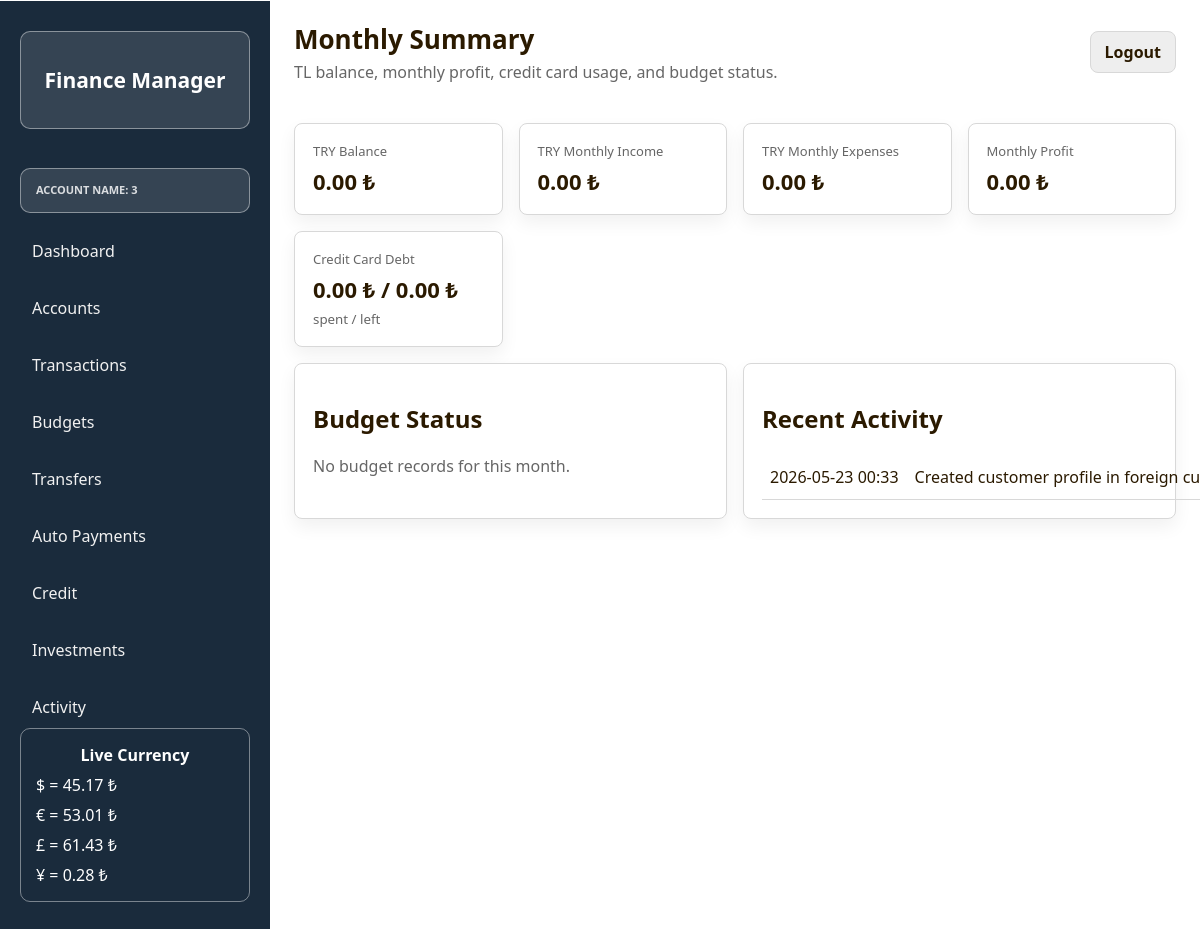
The app's page /dashboard (signed in) with its own data.
### tables this page shows
CREATE TABLE accounts (
        id INTEGER PRIMARY KEY AUTOINCREMENT,
        user_id INTEGER NOT NULL,
        name TEXT NOT NULL,
        type TEXT NOT NULL,
        balance REAL NOT NULL DEFAULT 0,
        currency TEXT NOT NULL DEFAULT 'TRY',
        credit_limit REAL NOT NULL DEFAULT 0,
        used_credit REAL NOT NULL DEFAULT 0,
        FOREIGN KEY (user_id) REFERENCES users(id)
    );

CREATE TABLE activities (
        id INTEGER PRIMARY KEY AUTOINCREMENT,
        user_id INTEGER NOT NULL,
        message TEXT NOT NULL,
        created_at TEXT NOT NULL,
        FOREIGN KEY (user_id) REFERENCES users(id)
    );

### routes.py (the view)
    @app.route("/dashboard")
    def dashboard():
        if not require_user():
            return redirect(url_for("signin"))
        month = date.today().strftime("%Y-%m")
        income = query_one("SELECT COALESCE(SUM(amount), 0) total FROM transactions WHERE user_id = ? AND type = 'Income' AND currency = 'TRY' AND substr(transaction_date, 1, 7) = ?", (current_user_id(), month))["total"]
        expenses = query_one("SELECT COALESCE(SUM(amount), 0) total FROM transactions WHERE user_id = ? AND type = 'Expense' AND currency = 'TRY' AND substr(transaction_date, 1, 7) = ?", (current_user_id(), month))["total"]
        balances = query_all("SELECT currency, COALESCE(SUM(balance), 0) total FROM accounts WHERE user_id = ? AND currency = 'TRY' GROUP BY currency ORDER BY currency", (current_user_id(),))
        card_summary = query_one("SELECT COALESCE(SUM(used_credit), 0) used, COALESCE(SUM(credit_limit), 0) limit_total FROM accounts WHERE user_id = ? AND type = 'Credit Card'", (current_user_id(),))
        activities = query_all("SELECT * FROM activities WHERE user_id = ? ORDER BY id DESC LIMIT 6", (current_user_id(),))
        budgets = budget_status(month)
        monthly_profit = float(income) - float(expenses)
        return render_template("dashboard.html", income=income, expenses=expenses, balances=balances, card_summary=card_summary, monthly_profit=monthly_profit, activities=activities, budgets=budgets)

### app.py (called while the page is built)
def create_app():
    app = Flask(__name__, template_folder="templates", static_folder="static")
    app.config["SECRET_KEY"] = SECRET_KEY
    app.jinja_env.filters["money"] = money
    @app.context_processor
    def inject_currency_data():
        if current_user_id():
            return {
                "currency_summary": currency_summary(),
                "exchange_rates": EXCHANGE_RATES,
            }
        return {
            "currency_summary": None,
            "exchange_rates": EXCHANGE_RATES,
        }
    @app.before_request
    def prepare_request():
        init_db()
        if current_user_id():
            process_due_recurring_payments()
    register_routes(app)
    return app

### auth.py (called while the page is built)
def current_user_id():
    return session.get("user_id")

def require_user():
    if not current_user_id():
        flash("Please sign in first.", "warning")
        return False
    return True

### database.py (called while the page is built)
def db():
    conn = sqlite3.connect(DATABASE)
    conn.row_factory = sqlite3.Row
    return conn

def execute(query, params=()):
    with db() as conn:
        cur = conn.execute(query, params)
        conn.commit()
        return cur

def query_all(query, params=()):
    with db() as conn:
        return conn.execute(query, params).fetchall()

def query_one(query, params=()):
    with db() as conn:
        return conn.execute(query, params).fetchone()

def column_exists(table, column):
    return any(row["name"] == column for row in query_all(f"PRAGMA table_info({table})"))

def add_column_if_missing(table, column, definition):
    if not column_exists(table, column):
        execute(f"ALTER TABLE {table} ADD COLUMN {column} {definition}")

### finance.py (called while the page is built)
def convert_currency(amount, from_currency, to_currency):
    amount_in_try = float(amount or 0) * EXCHANGE_RATES[from_currency]
    return amount_in_try / EXCHANGE_RATES[to_currency]

### formatters.py (called while the page is built)
def money(value, currency="TRY"):
    labels = {"TRY": "₺", "USD": "$", "EUR": "€", "GBP": "£", "KWD": "ك", "JPY": "¥"}
    return f"{float(value or 0):,.2f} {labels.get(currency, currency)}"

### Templates/dashboard.html
﻿{% extends "base.html" %}
{% block title %}Monthly Summary{% endblock %}
{% block subtitle %}TL balance, monthly profit, credit card usage, and budget status.{% endblock %}
{% block content %}
<section class="metrics">
  {% for row in balances %}
    <div class="card metric"><span>{{ row.currency }} Balance</span><strong>{{ row.total|money(row.currency) }}</strong></div>
  {% endfor %}
  <div class="card metric"><span>TRY Monthly Income</span><strong>{{ income|money }}</strong></div>
  <div class="card metric"><span>TRY Monthly Expenses</span><strong>{{ expenses|money }}</strong></div>
  <div class="card metric"><span>Monthly Profit</span><strong class="{% if monthly_profit < 0 %}negative{% endif %}">{{ monthly_profit|money }}</strong></div>
  <div class="card metric">
    <span>Credit Card Debt</span>
    <strong>{{ card_summary.used|money }} / {{ card_summary.limit_total|money }}</strong>
    <small>spent / left</small>
  </div>
</section>
<section class="grid two mt">
  <div class="card">
    <h2>Budget Status</h2>
    {% if budgets %}
      {% for budget in budgets %}
        <div class="budget-line">
          <div class="row"><strong>{{ budget.category }}</strong><span>{{ budget.percent }}%</span></div>
          <div class="progress {{ budget.status }}"><span style="width: {{ budget.percent }}%"></span></div>
          <small>{{ budget.spent|money }} spent from {{ budget.limit|money }}</small>
          {% if budget.raw_percent >= 100 %}<div class="budget-warning">Budget exceeded.</div>{% endif %}
        </div>
      {% endfor %}
    {% else %}
      <p class="empty">No budget records for this month.</p>
    {% endif %}
  </div>
  <div class="card">
    <h2>Recent Activity</h2>
    {% if activities %}
      <table><tbody>{% for a in activities %}<tr><td>{{ a.created_at }}</td><td>{{ a.message }}</td></tr>{% endfor %}</tbody></table>
    {% else %}
      <p class="empty">No activity yet.</p>
    {% endif %}
  </div>
</section>
{% endblock %}

### Static/visual.css (style rules this page uses)
* { box-sizing: border-box; }
html { margin: 0; min-height: 100%; background: var(--bg); }
body { margin: 0; min-height: 100vh; background: var(--bg); color: var(--ink); font-family: Segoe UI, system-ui, sans-serif; overscroll-behavior: none; }
.card { background: var(--panel); border: 1px solid var(--line); border-radius: 8px; padding: 18px; box-shadow: 0 8px 18px rgba(0,0,0,.06); }
.mt { margin-top: 16px; }
.grid { display: grid; gap: 16px; }
.two { grid-template-columns: repeat(2, minmax(0,1fr)); }
.metrics { display: grid; grid-template-columns: repeat(auto-fit, minmax(190px,1fr)); gap: 16px; }
.metric { display: grid; gap: 6px; }
.metric span { color: var(--muted); font-size: 13px; }
.metric strong { font-size: 22px; }
table { width: 100%; border-collapse: collapse; }
th, td { border-bottom: 1px solid var(--line); padding: 11px 8px; text-align: left; white-space: nowrap; }
.login-card p, .empty, small { color: var(--muted); }

### records on screen
accounts: currency "TRY", total "0.00 ₺"
activities: created_at "2026-05-23 00:33", message "Created customer profile in foreign…"

### other values on screen
{{ session.get('user_name') }} "3"
{{ exchange_rates.USD|money }} "45.17 ₺"
{{ exchange_rates.EUR|money }} "53.01 ₺"
{{ exchange_rates.GBP|money }} "61.43 ₺"
{{ exchange_rates.JPY|money }} "0.28 ₺"
{{ income|money }} "0.00 ₺"
{{ expenses|money }} "0.00 ₺"
{{ monthly_profit|money }} "0.00 ₺"
{{ card_summary.used|money }} "0.00 ₺"
{{ card_summary.limit_total|money }} "0.00 ₺"
